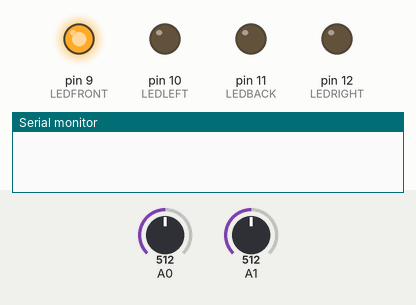
Simulated run of this sketch. Board: Arduino Uno, built with avr-gcc and run on an emulated ATmega328P. Shown: output pins drawn as LEDs (lit = HIGH), the last lines printed to the serial monitor. Inputs (shaded band) come from the test bench; at power-on: A0 = 512, A1 = 512.

Above: at 0.1 s.
At 0.5 s:
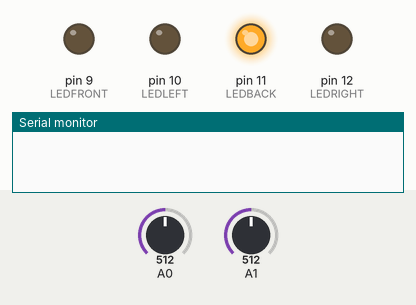
At 0.9 s:
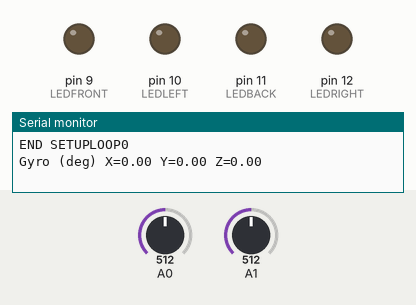
Timing chart, 0 to 2.4 s (numbered marks = the images above):
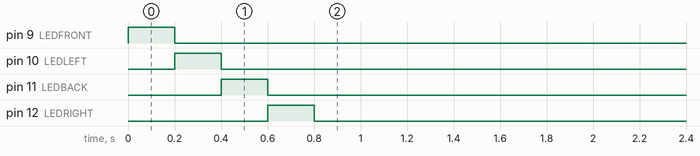

The sketch:

FrontTest.ino
```cpp
/* VERSION: 0.1.0
 * getting to recognize front
 * RUNNING PATH
 * 1. Calibration. Hold hand flat for this portion. Once the LED begins to blink, it has moved to step 2.
 * 2. Test rotation. If the program believe you are tilting forward, than it will stay on. else, it will blink
 * 3. nothing
 *
 *
 */

 #include <Wire.h>

 //CONSTANTS
 const int LEDFRONT = 9;
 const int LEDRIGHT = 12;
 const int LEDBACK = 11;
 const int LEDLEFT = 10;
 const int LOWERRANGE = -25;
 const int UPPERRANGE = 25;

 /* Directions  */

 const int FLAT = 0;
 const int FRONT = 1;
 const int BACK = 2;
 const int RIGHT = 3;
 const int LEFT = 4;
 /* END  */


//globals
long gyroX, gyroY, gyroZ;
float rotX, rotY, rotZ;

int currentState;

 /* This function runs once before the loop begins. This should set the stage for the loop function.*/
void setup() {
  Wire.begin();
  Serial.begin(9600);
  //set up the singal LEDs
   pinMode(LEDFRONT, OUTPUT);
   pinMode(LEDRIGHT, OUTPUT);
   pinMode(LEDBACK, OUTPUT);
   pinMode(LEDLEFT, OUTPUT);

   //LED TEST
   digitalWrite(LEDFRONT, HIGH);
   delay(200);
   digitalWrite(LEDFRONT, LOW);

   digitalWrite(LEDLEFT, HIGH);
   delay(200);
   digitalWrite(LEDLEFT, LOW);

   digitalWrite(LEDBACK, HIGH);
   delay(200);
   digitalWrite(LEDBACK, LOW);

   digitalWrite(LEDRIGHT, HIGH);
   delay(200);
   digitalWrite(LEDRIGHT, LOW);
   //END LED TEST

  //Set up the serial output for testing

  Serial.print("END SETUP");
  currentState = FLAT;
}

void loop() {
  Serial.print("LOOP");
  calibration();
  /* if in FLAT state */
  switch(currentState)
  {
        // if flat, we can move in all directions
        case FLAT:

                // choose the direction with the highest/lowest direction
                /* This checks to see if FRONT ( large positive X)

                 This is to protect against if Y or X is negative */
                if( rotX > abs(rotY) && (rotX > UPPERRANGE))
                {
                    digitalWrite(LEDRIGHT, HIGH);   // turn the LED on (HIGH is the voltage level)
                    delay(100);
                    digitalWrite(LEDRIGHT, LOW);    // turn the LED off by making the voltage LOW
                    currentState = RIGHT; //FRONT
                }

                /* This checks to see if RIGHT ( large positive Y)

                 This is to protect against if Y or X is negative */
                else if (rotY > abs(rotX) && (rotY > UPPERRANGE))
                {
                      digitalWrite(LEDFRONT, HIGH);   // turn the LED on (HIGH is the voltage level)
                      delay(100);
                     digitalWrite(LEDFRONT, LOW);    // turn the LED off by making the voltage LOW
                      currentState = FRONT; //RIGHT
                }
                /* This checks to see if BACK ( large negative X)

                 This is to protect against if Y or X is negative */
                else if ((abs(rotX) > abs(rotY)) && (rotX < LOWERRANGE))
                {
                      digitalWrite(LEDLEFT, HIGH);   // turn the LED on (HIGH is the voltage level)
                      delay(100);
                      digitalWrite(LEDLEFT, LOW);    // turn the LED off by making the voltage LOW
                      currentState = LEFT; // BACK
                }

                /* This checks to see if BACK ( large negative X)
                 1: X is less than Y
                 2: -X is greater than Y
                 This is to protect against if Y or X is negative */
                else if((abs(rotY) > abs(rotX)) && (rotY < LOWERRANGE))
                {
                        digitalWrite(LEDBACK, HIGH);   // turn the LED on (HIGH is the voltage level)
                        delay(100);
                        digitalWrite(LEDBACK, LOW);    // turn the LED off by making the voltage LOW
                        currentState = BACK; //LEFT
                }

                else //else keep with flat
                {
                  currentState = FLAT;
                }
        break;

        case FRONT:
             // check if the current rotation dropped bellow the FLAT range
             //checkLower(rotX, UPPERRANGE);
             if(rotY < LOWERRANGE)
             {
                  currentState = FLAT;
                  digitalWrite(LEDFRONT, LOW);
             }

        break;

        case BACK:
            // check if the current rotation rises above the FLAT range
            if(rotY > UPPERRANGE)
            {
              currentState = FLAT;
              digitalWrite(LEDBACK, LOW);
            }
        break;

        case LEFT:
            // left
            if(rotX > UPPERRANGE)
            {
              currentState = FLAT;
              digitalWrite(LEDLEFT, LOW);
            }
        break;

        case RIGHT:
            // right
            if(rotX < LOWERRANGE)
            {
              currentState = FLAT;
              digitalWrite(LEDRIGHT, LOW);
            }

        break;

  }
  Serial.println(currentState);
  printData();
  delay(500);              // wait for a 100 ms
}

void calibration()
{
  gyroX = analogRead(A0);
  gyroY = analogRead(A1);
}

void processGyroData()
{
  rotX = gyroX / 131.0;
  rotY = gyroY / 131.0;
  rotZ = gyroZ / 131.0;
}

/* see if time to move back to center from FRONT or BACK state*/
void checkLower(int rot, int range)
{
  if(rot < range)
  {
    currentState = FLAT; // return to the flat state
  }
}

/* see if time to move back to center from LEFT or RIGHT state*/
void checkUpper(int rot, int range)
{
  if(rot > range)
  {
    currentState = FLAT; // return to the flat state
  }
}

void printData() {
  Serial.print("Gyro (deg)");
  Serial.print(" X=");
  Serial.print(rotX);
  Serial.print(" Y=");
  Serial.print(rotY);
  Serial.print(" Z=");
  Serial.print(rotZ);
  Serial.println();
}
```
